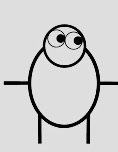
#> input picture build_soflepico/oled_preview/reference.png, 118 x 152 px
$ python fit_reference.py
#> lines starting #> are read from the running program, lines starting #| are printed output that depends on the picture; after the words box and inside, x2 and y2 are one past the last pixel; in counts of white or black regions, pixels touching at a corner belong together
#!/usr/bin/env python3
"""把参考图（reference.png）矢量化，得出 make_animations.py 里的那套图元参数。

步骤：
  1. Hough 圆检测：头的上半外缘圆（半径 17-21）、两只眼睛的圆（半径 9-13）
  2. 连通域：眼部框里"3x3 全是墨迹"的实心块 = 瞳孔
  3. 最小二乘椭圆拟合：y 52-78 与 90-122 的外轮廓 = 身体
  4. 量手臂所在行、腿的位置
最后按"身体中心对齐 + 64/114 缩放"换算成 make_animations.py 的坐标系，
并把量到的外缘半径减去半个线宽，得到线心半径。

用法： python3 fit_reference.py [参考图路径]
"""

import os
import sys

import numpy as np
from PIL import Image

HERE = os.path.dirname(os.path.abspath(__file__))
REF = sys.argv[1] if len(sys.argv) > 1 else os.path.join(HERE, "reference.png")

# 参考图墨迹宽 114 px -> 模型里手臂张开的 64 px
SCALE = 64.0 / 114.0
BODY_CY = 34.5          # make_animations.py 里的 BODY_CY
STROKE = 4.0            # 参考图的线宽（像素），用来从外缘推线心


def main():
    img = np.array(Image.open(REF).convert("L"))
    ink = img < 128
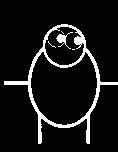
#> ink: shape (152, 118) bool; 8.7% white; 5 white regions (3 under 20 px), largest, box (x1, y1, x2, y2) and area: (4, 24, 118, 144) 1451, (56, 32, 73, 49) 90
    h, w = ink.shape
#> h = 152; w = 118
    ys, xs = np.nonzero(ink)
#> ys = 1556 values from 24 to 143; xs = 1556 values, max 117 at index 854, min 4 at index 776, mean 62.67
    print("参考图 %dx%d，墨迹 %d px，墨迹框 x %d..%d y %d..%d"
          % (w, h, ink.sum(), xs.min(), xs.max(), ys.min(), ys.max()))
#| 参考图 118x152，墨迹 1556 px，墨迹框 x 4..117 y 24..143

    def hough(radii, cx_range, cy_range, arc=None, min_cover=0.9):
        """圆心/半径搜索；arc=(起,止) 弧度时只按那段弧打分（头只看上半圈）。"""
#> called with radii = array of shape (9,), arc = (3.2, 6.22), min_cover = 0.9
        best = (0.0, 0.0, 0.0, 0.0)
        for r in radii:
            n = max(64, int(2 * np.pi * r))
            ang = np.linspace(*(arc if arc else (0, 2 * np.pi)), n, endpoint=False)
            cos, sin = np.cos(ang), np.sin(ang)
            for cx in cx_range:
                for cy in cy_range:
                    px = np.rint(cx + r * cos).astype(int)
                    py = np.rint(cy + r * sin).astype(int)
                    ok = (px >= 0) & (px < w) & (py >= 0) & (py < h)
                    if ok.sum() < min_cover * n:
                        continue
                    frac = ink[py[ok], px[ok]].mean()
                    if frac > best[3]:
                        best = (float(cx), float(cy), float(r), frac)
#> after the loop, best = (63, 45, 20, 1)
        return best

    head = hough(np.arange(17.0, 21.5, 0.5), range(58, 70), range(40, 52),
                 arc=(np.pi * 1.02, np.pi * 1.98))
#> head = (63, 45, 20, 1)
    eye_l = hough(np.arange(9.0, 13.5, 0.5), range(46, 58), range(32, 44))
#> the loop in hough (call 2), `for r in radii:` made 9 passes
#> n on passes 1 to 9: 64, 64, 64, 65, 69, 72, 75, 78, 81
#> eye_l = (56, 38, 9, 0.703)
    eye_r = hough(np.arange(9.0, 13.5, 0.5), range(66, 80), range(32, 44))
#> eye_r = (73, 40, 9, 0.719)
    print("头（外缘）: (%.1f,%.1f) r=%.1f 覆盖 %.2f" % head)
#| 头（外缘）: (63.0,45.0) r=20.0 覆盖 1.00
    print("左眼（外缘）: (%.1f,%.1f) r=%.1f 覆盖 %.2f" % eye_l)
#| 左眼（外缘）: (56.0,38.0) r=9.0 覆盖 0.70
    print("右眼（外缘）: (%.1f,%.1f) r=%.1f 覆盖 %.2f" % eye_r)
#| 右眼（外缘）: (73.0,40.0) r=9.0 覆盖 0.72

    # 瞳孔：3x3 全墨迹的实心块，只找眼部框里的
    solid = np.zeros_like(ink)
    for y in range(1, h - 1):
        for x in range(1, w - 1):
            if ink[y - 1 : y + 2, x - 1 : x + 2].all():
                solid[y, x] = True
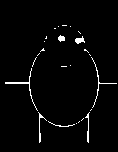
#> solid: shape (152, 118) bool; 2.5% white in thin lines or dots, all inside (x1, y1, x2, y2) = (5, 25, 117, 143)
    seen = np.zeros_like(solid)
    pupils = []
    for y in range(28, 52):
        for x in range(42, 92):
            if solid[y, x] and not seen[y, x]:
                stack, cc = [(y, x)], []
                seen[y, x] = True
                while stack:
                    cy0, cx0 = stack.pop()
                    cc.append((cy0, cx0))
                    for dy in (-1, 0, 1):
                        for dx in (-1, 0, 1):
                            ny, nx = cy0 + dy, cx0 + dx
                            if 28 <= ny < 52 and 42 <= nx < 92 and solid[ny, nx] and not seen[ny, nx]:
                                seen[ny, nx] = True
                                stack.append((ny, nx))
                if len(cc) >= 8:
                    a = np.array(cc)
                    pupils.append((a[:, 1].mean(), a[:, 0].mean(), len(cc)))
    pupils.sort()
    for p in pupils:
        print("瞳孔核心: (%.1f,%.1f) %d px -> r≈%.1f" % (p[0], p[1], p[2], np.sqrt(p[2] / np.pi) + STROKE / 2))

    # 身体：外轮廓做椭圆拟合（跳过手臂那几行）
    pts = []
    for y in list(range(52, 78)) + list(range(90, 122)):
        row = np.nonzero(ink[y])[0]
        if len(row):
            pts += [(row.min(), y), (row.max(), y)]
#> this loop made 58 passes
#> (row, pts) on passes 1 to 3: ([38, 39, 40, 41, 44, 45, 83, 84, 86, 87, 88, 89], [(38, 52), (89, 52)]), ([37, 38, 39, 40, 44, 45, 46, 82, 83, 84, 87, 88, 89, 90], [(38, 52), (89, 52), (37, 53), (90, 53)]), ([36, 37, 38, 39, 40, 44, 45, 46, 82, 83, 84, 88, 89, 90, 91], [(38, 52), (89, 52), (37, 53), (90, 53), (36, 54), (91, 54)])
#> row on passes 4, 5, 6, 7, 17, 18: [36, 37, 38, 39, 45, 46, 47, 81, 82, 83, 88, 89, 90, 91], [35, 36, 37, 38, 45, 46, 47, 80, 81, 82, 83, 89, 90, 91, 92], [34, 35, 36, 37, 46, 47, 48, 80, 81, 82, 90, 91, 92, 93], [34, 35, 36, 37, 47, 48, 49, 79, 80, 81, 90, 91, 92, 93], [30, 31, 32, 95, 96, 97], [30, 31, 32, 95, 96, 97, 98]
#> after the loop, pts = 116 pairs, first value 28 to 99, second value 52 to 121
    pts = np.array(pts, float)
    A = np.stack([pts[:, 1] ** 2, pts[:, 0], pts[:, 1], np.ones(len(pts))], 1)
#> A = 116 rows, first 6: [2704, 38, 52, 1], [2704, 89, 52, 1], [2809, 37, 53, 1], [2809, 90, 53, 1], [2916, 36, 54, 1], [2916, 91, 54, 1]
    coef, *_ = np.linalg.lstsq(A, -(pts[:, 0] ** 2), rcond=None)
#> coef = [0.544, -127.1, -90.78, 6581.3]
    B, C, D, E = coef
#> B = 0.544; C = -127.1; D = -90.78; E = 6581.3
    cx_b, cy_b = -C / 2, -D / (2 * B)
#> cx_b = 63.56; cy_b = 83.4
    rx_b = np.sqrt(cx_b**2 + B * cy_b**2 - E)
#> rx_b = 35.27
    ry_b = rx_b / np.sqrt(B)
#> ry_b = 47.81
    print("身体（外缘椭圆）: (%.1f,%.1f) rx=%.1f ry=%.1f" % (cx_b, cy_b, rx_b, ry_b))
#| 身体（外缘椭圆）: (63.6,83.4) rx=35.3 ry=47.8

    arm_rows = np.nonzero(ink[:, 4:20].any(axis=1))[0]
#> arm_rows = [81, 82, 83, 84]
    leg_rows = np.nonzero(ink[:, 38:42].any(axis=1))[0]
#> leg_rows = 44 values from 48 to 143
    leg_cols = np.nonzero(ink[132:, :].any(axis=0))[0]
#> leg_cols = [38, 39, 40, 41, 86, 87, 88, 89]
    print("手臂行 %s；腿列 %s；腿底 y=%d" % (arm_rows, leg_cols, leg_rows.max()))
#| 手臂行 [81 82 83 84]；腿列 [38 39 40 41 86 87 88 89]；腿底 y=143

    # ---- 换算到 make_animations.py 的坐标系 ---------------------------------
    def my(ref_y):
        return (ref_y - cy_b) * SCALE + BODY_CY

    def mx(ref_x):
        return (ref_x - cx_b) * SCALE

    half = STROKE / 2 * SCALE
    print("\n== make_animations.py 参数（外缘半径 - 半个线宽）==")
    print("HEAD_CY, HEAD_R = %.1f, %.2f" % (my(head[1]), head[2] * SCALE - half))
#| HEAD_CY, HEAD_R = 12.9, 10.11
    print("EYE_DX = %.2f   EYE_CY = %.1f   EYE_R = %.2f"
          % ((abs(mx(eye_l[0])) + abs(mx(eye_r[0]))) / 2,
             (my(eye_l[1]) + my(eye_r[1])) / 2,
             (eye_l[2] + eye_r[2]) / 2 * SCALE - half))
#| EYE_DX = 4.77   EYE_CY = 9.6   EYE_R = 3.93
    if len(pupils) >= 2:
        (plx, ply, pln), (prx, pry, prn) = pupils[0], pupils[-1]
#> plx = 61.03; ply = 38.06; pln = 34; prx = 79.26; pry = 39.91; prn = 46
        rl = np.sqrt(pln / np.pi) + STROKE / 2
#> rl = 5.29
        rr = np.sqrt(prn / np.pi) + STROKE / 2
#> rr = 5.83
        print("PUPIL_R = %.2f（左 %.2f / 右 %.2f）  PUPIL_DX ≈ %.2f  PUPIL_DY ≈ %.2f"
              % ((rl + rr) / 2 * SCALE,
                 rl * SCALE, rr * SCALE,
                 ((mx(plx) - mx(eye_l[0])) + (mx(prx) - mx(eye_r[0]))) / 2,
                 ((my(ply) - my(eye_l[1])) + (my(pry) - my(eye_r[1]))) / 2))
#| PUPIL_R = 3.12（左 2.97 / 右 3.27）  PUPIL_DX ≈ 3.17  PUPIL_DY ≈ -0.01
    print("BODY_RX = %.2f   BODY_RY = %.2f" % (rx_b * SCALE - half, ry_b * SCALE - half))
#| BODY_RX = 18.68   BODY_RY = 25.72
    mid = (leg_cols.min() + leg_cols.max()) / 2
#> mid = 63.5
    leg_l = leg_cols[leg_cols < mid].mean()
#> leg_l = 39.5
    leg_r = leg_cols[leg_cols > mid].mean()
#> leg_r = 87.5
    print("LEG_DX = %.1f    LEG_Y1 = %.2f" % ((mx(leg_r) - mx(leg_l)) / 2, my(leg_rows.max()) - half))
#| LEG_DX = 13.5    LEG_Y1 = 66.83
    print("\n注意：眼睛那两行覆盖只有 ~0.7（眼睛轮廓和头的轮廓、以及两只眼睛互相重叠），"
          "所以量到的 EYE_R 偏小；按原图眼睛几乎和头一样宽来取更合适。")


if __name__ == "__main__":
    main()
